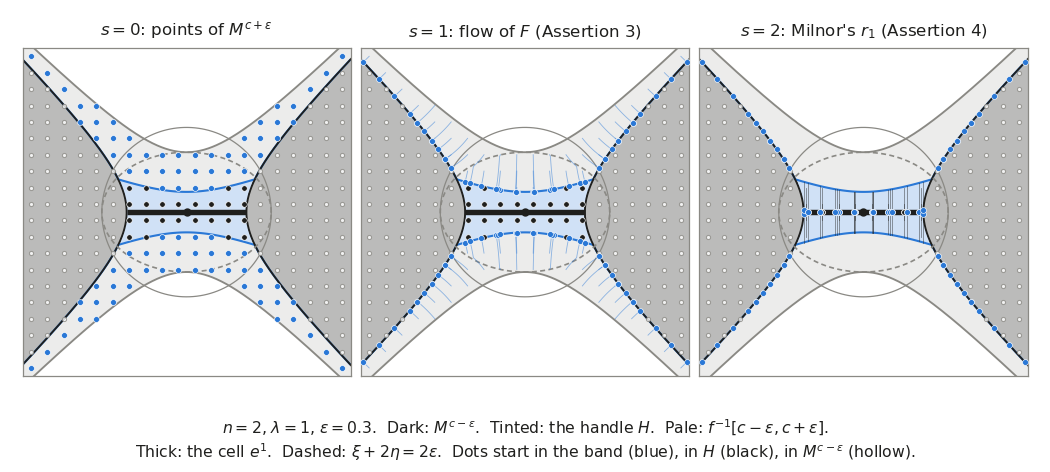

Recreate this plot in Python.
"""Figure for Chapter 2 (Milnor, Morse Theory, section 3): the proof of Theorem 3.2.

Milnor's Diagrams 5-7 for n = 2, lambda = 1, c = 0, in the Morse coordinates (x, y) = (u^1, u^2):
f = -x^2 + y^2,  F = f - mu(x^2 + 2 y^2).

Three stages of the deformation of M^{c+eps} onto M^{c-eps} u e^1:
  s = 0: sample points of M^{c+eps};
  s = 1: after the gradient flow of F used in Theorem 3.1 (Assertion 3): all points in F <= c - eps;
  s = 2: after Milnor's three-case deformation r_t (Assertion 4): all points in M^{c-eps} u e^1.

Writes fig2-handle.png (150 dpi, 7 inches wide).
"""

import os

import numpy as np
import matplotlib

matplotlib.use("Agg")
import matplotlib.pyplot as plt

plt.rcParams["contour.negative_linestyle"] = "solid"

FG = "#1f1f1d"
ACCENT = "#2a78d6"
MUTED = "#8a8984"
BG = "#ffffff"

EPS = 0.3
WIN = 1.5


# ----------------------------------------------------------------- the function mu


def lam(t):
    t = np.asarray(t, dtype=float)
    out = np.zeros_like(t)
    pos = t > 0
    out[pos] = np.exp(-1.0 / t[pos])
    return out


def step(r, p, q):
    """Smooth step: 0 for r <= p, 1 for r >= q (companion volume, Chapter 4, section 1)."""
    num = lam(r - p)
    return num / (num + lam(q - r))


def make_mu(eps):
    """mu(r) = (6 eps / 5 I) * int_r^inf beta, beta = 1 on [eps/5, 9 eps/5], 0 off (0, 2 eps)."""
    rr = np.linspace(0.0, 2 * eps, 6001)
    beta = step(rr, 0.0, eps / 5) * (1.0 - step(rr, 9 * eps / 5, 2 * eps))
    dr = rr[1] - rr[0]
    I = float(np.sum((beta[1:] + beta[:-1]) / 2) * dr)
    tail = np.concatenate([np.cumsum(((beta[1:] + beta[:-1]) / 2 * dr)[::-1])[::-1], [0.0]])
    mu_tab = 6 * eps / (5 * I) * tail
    dmu_tab = -6 * eps / (5 * I) * beta

    def mu(r):
        r = np.asarray(r, dtype=float)
        return np.interp(r, rr, mu_tab, left=mu_tab[0], right=0.0)

    def dmu(r):
        r = np.asarray(r, dtype=float)
        return np.interp(r, rr, dmu_tab, left=0.0, right=0.0)

    return mu, dmu


MU, DMU = make_mu(EPS)


def f(x, y):
    return -x**2 + y**2


def F(x, y):
    return -x**2 + y**2 - MU(x**2 + 2 * y**2)


def gradF(x, y):
    d = DMU(x**2 + 2 * y**2)
    return -2 * x * (1 + d), 2 * y * (1 - 2 * d)


# ----------------------------------------------------------------- the two deformations


def flow_down(x, y, nsteps=120):
    """Follow -grad F / |grad F|^2 until F = -eps (time F(q) + eps): Theorem 3.1 for F."""
    T = F(x, y) + EPS
    if T <= 0:
        return np.array([[x, y]])
    h = T / nsteps
    path = [(x, y)]

    def vel(px, py):
        gx, gy = gradF(px, py)
        n2 = gx * gx + gy * gy
        return -gx / n2, -gy / n2

    for _ in range(nsteps):
        k1 = vel(x, y)
        k2 = vel(x + h / 2 * k1[0], y + h / 2 * k1[1])
        k3 = vel(x + h / 2 * k2[0], y + h / 2 * k2[1])
        k4 = vel(x + h * k3[0], y + h * k3[1])
        x = x + h / 6 * (k1[0] + 2 * k2[0] + 2 * k3[0] + k4[0])
        y = y + h / 6 * (k1[1] + 2 * k2[1] + 2 * k3[1] + k4[1])
        path.append((x, y))
    return np.array(path)


def milnor_r(x, y, t):
    """Milnor's r_t (Assertion 4), with r_0 = identity and r_1 the retraction."""
    xi, eta = x * x, y * y
    if xi <= EPS:  # Case 1
        return x, (1 - t) * y
    if xi <= eta + EPS:  # Case 2
        if eta == 0:
            return x, y
        s = (1 - t) + t * np.sqrt((xi - EPS) / eta)
        return x, s * y
    return x, y  # Case 3


# ----------------------------------------------------------------- drawing


def background(ax):
    n = 500
    xs = np.linspace(-WIN, WIN, n)
    X, Y = np.meshgrid(xs, xs)
    fv, Fv = f(X, Y), F(X, Y)
    region = np.full(X.shape, np.nan)
    region[fv <= EPS] = 1.0  # band
    region[(Fv <= -EPS) & (fv > -EPS)] = 2.0  # handle
    region[fv <= -EPS] = 3.0  # M^{c-eps}
    ax.contourf(X, Y, region, levels=[0.5, 1.5], colors=[MUTED], alpha=0.16)
    ax.contourf(X, Y, region, levels=[1.5, 2.5], colors=[ACCENT], alpha=0.22)
    ax.contourf(X, Y, region, levels=[2.5, 3.5], colors=[FG], alpha=0.30)
    ax.contour(X, Y, Fv, levels=[-EPS], colors=[ACCENT], linewidths=1.0)
    yy = np.linspace(-WIN, WIN, 400)
    for sgn in (1, -1):
        ax.plot(sgn * np.sqrt(yy**2 + EPS), yy, color=FG, lw=0.9)  # f = c - eps
        ax.plot(yy, sgn * np.sqrt(yy**2 + EPS), color=MUTED, lw=0.9)  # f = c + eps
    th = np.linspace(0, 2 * np.pi, 300)
    ax.plot(np.sqrt(2 * EPS) * np.cos(th), np.sqrt(2 * EPS) * np.sin(th), color=MUTED, lw=0.6)
    ax.plot(np.sqrt(2 * EPS) * np.cos(th), np.sqrt(EPS) * np.sin(th), color=MUTED, lw=0.8, ls=(0, (3, 2)))
    ax.plot([-np.sqrt(EPS), np.sqrt(EPS)], [0, 0], color=FG, lw=2.6, solid_capstyle="butt")
    ax.plot([0], [0], "o", color=FG, ms=3)


def main():
    h = 0.15
    g = np.arange(-WIN + h / 2, WIN, h)
    pts = [(x, y) for x in g for y in g if f(x, y) <= EPS]

    kinds, start, mid, end, paths = [], [], [], [], []
    for (x, y) in pts:
        if f(x, y) <= -EPS:
            kinds.append(0)
        elif F(x, y) <= -EPS:
            kinds.append(1)
        else:
            kinds.append(2)
        p = flow_down(x, y)
        paths.append(p)
        start.append((x, y))
        mid.append(tuple(p[-1]))
        end.append(milnor_r(p[-1][0], p[-1][1], 1.0))
    start, mid, end = map(np.array, (start, mid, end))
    kinds = np.array(kinds)

    fig, axes = plt.subplots(1, 3, figsize=(7.0, 3.15))
    titles = [
        r"$s=0$: points of $M^{c+\epsilon}$",
        r"$s=1$: flow of $F$ (Assertion 3)",
        r"$s=2$: Milnor's $r_1$ (Assertion 4)",
    ]
    stages = [start, mid, end]
    for k, ax in enumerate(axes):
        background(ax)
        if k == 1:
            for p in paths:
                if len(p) > 1:
                    ax.plot(p[:, 0], p[:, 1], color=ACCENT, lw=0.4, alpha=0.5)
        if k == 2:
            for a, b in zip(mid, end):
                if np.hypot(*(a - b)) > 1e-6:
                    ax.plot([a[0], b[0]], [a[1], b[1]], color=FG, lw=0.4, alpha=0.5)
        P = stages[k]
        ax.scatter(P[kinds == 0, 0], P[kinds == 0, 1], s=4, facecolor=BG, edgecolor=MUTED, lw=0.5, alpha=0.8, zorder=3)
        ax.scatter(P[kinds == 1, 0], P[kinds == 1, 1], s=7, color=FG, edgecolor=BG, lw=0.3, zorder=4)
        ax.scatter(P[kinds == 2, 0], P[kinds == 2, 1], s=8, color=ACCENT, edgecolor=BG, lw=0.3, zorder=5)
        ax.set_xlim(-WIN, WIN)
        ax.set_ylim(-WIN, WIN)
        ax.set_aspect("equal")
        ax.set_xticks([])
        ax.set_yticks([])
        for sp in ax.spines.values():
            sp.set_color(MUTED)
            sp.set_linewidth(0.6)
        ax.set_title(titles[k], fontsize=8, color=FG)
    fig.text(
        0.5, 0.02,
        r"$n=2$, $\lambda=1$, $\epsilon=0.3$.  Dark: $M^{c-\epsilon}$.  Tinted: the handle $H$.  Pale: $f^{-1}[c-\epsilon, c+\epsilon]$."
        "\n" r"Thick: the cell $e^1$.  Dashed: $\xi + 2\eta = 2\epsilon$.  Dots start in the band (blue), in $H$ (black), in $M^{c-\epsilon}$ (hollow).",
        ha="center", va="bottom", fontsize=7.5, color=FG,
    )
    fig.tight_layout(rect=(0, 0.12, 1, 0.98), w_pad=0.5)
    fig.savefig(os.path.join(os.path.dirname(os.path.abspath(__file__)), "fig2-handle.png"), dpi=150)

    # sanity checks: all points end in F <= c - eps after stage A, in M^{c-eps} u e^1 after stage B
    Fm = F(mid[:, 0], mid[:, 1])
    assert np.all(Fm <= -EPS + 2e-3), Fm.max()
    on_cell = (np.abs(end[:, 1]) < 1e-9) & (end[:, 0] ** 2 <= EPS + 1e-9)
    in_M = f(end[:, 0], end[:, 1]) <= -EPS + 2e-3
    assert np.all(on_cell | in_M)


if __name__ == "__main__":
    main()
